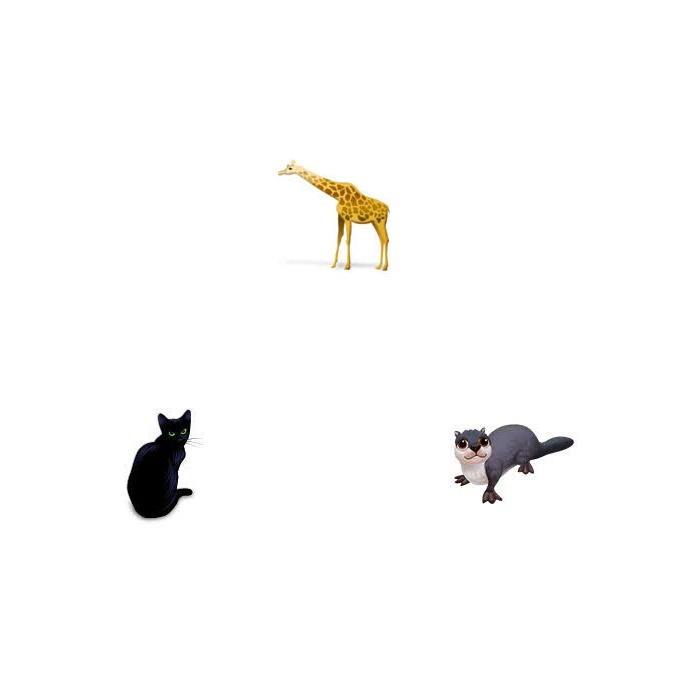

Write the Python code that produced this figure.
from PIL import Image
im = Image.new("RGB", (700, 700), (255,255,255))
im.save("image.png", "PNG")

im1 = Image.open('image.png')
im2 = Image.open('otter.jpeg')
im3 = Image.open('cat.jpeg')
im4 = Image.open('giraffe.jpeg')

back_im = im1.copy()
back_im.paste(im2, (450, 400))
back_im.paste(im3, (100, 400))
back_im.paste(im4, (270, 150))
back_im.save('task2.jpeg', quality=95)